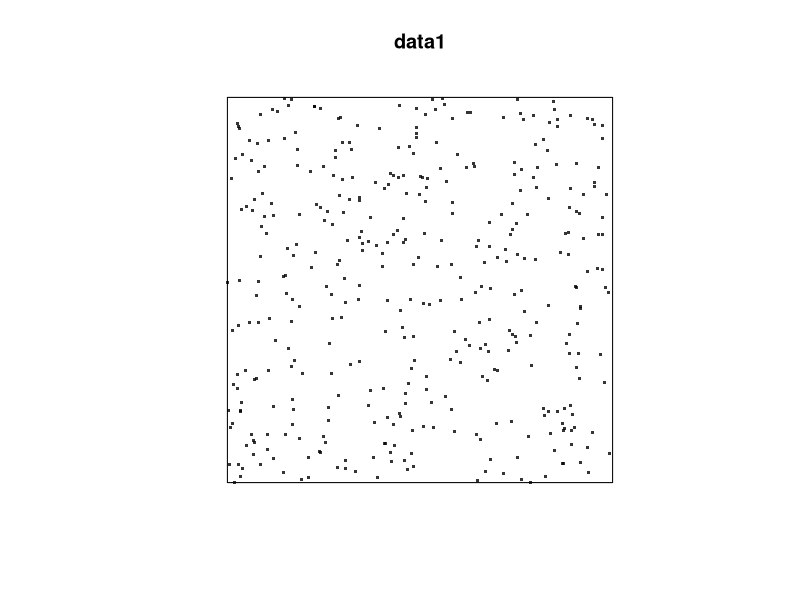
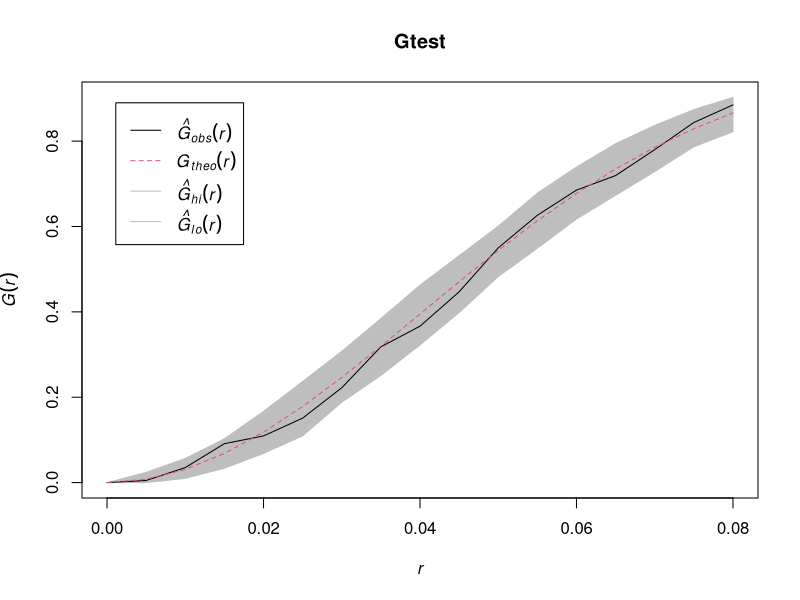
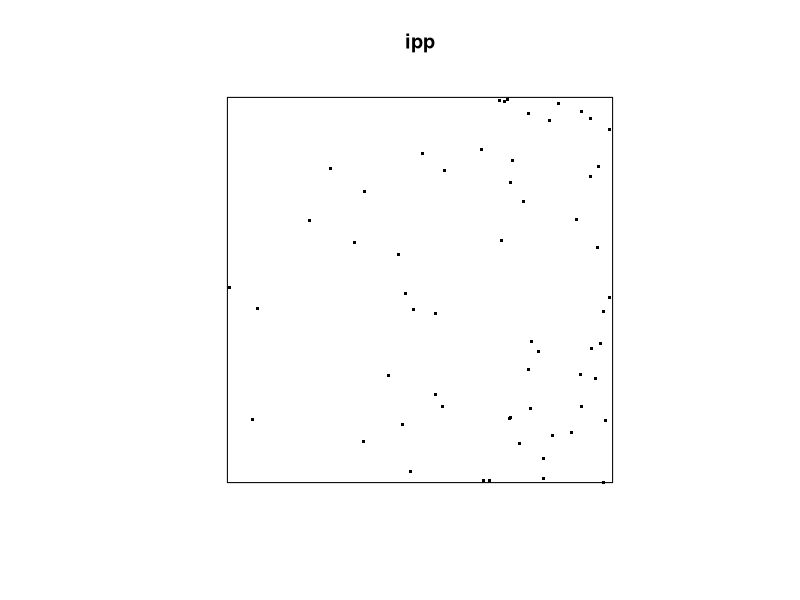
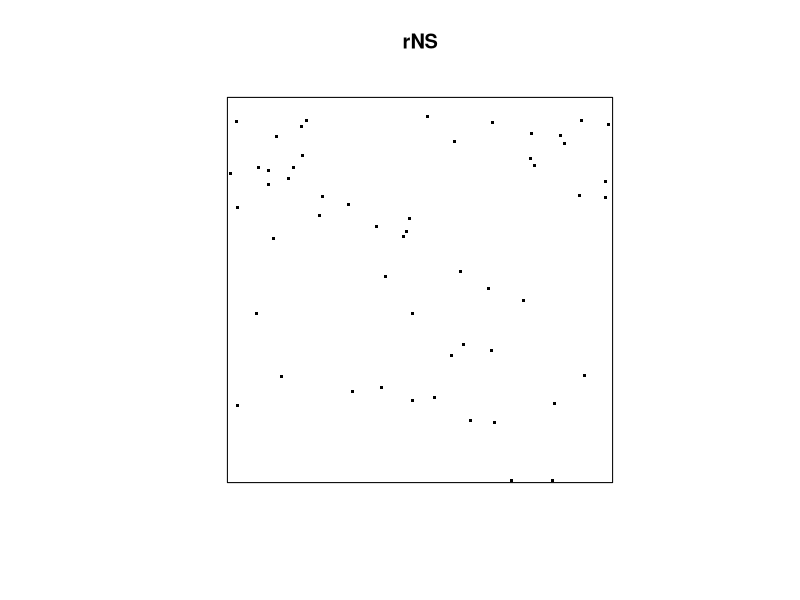
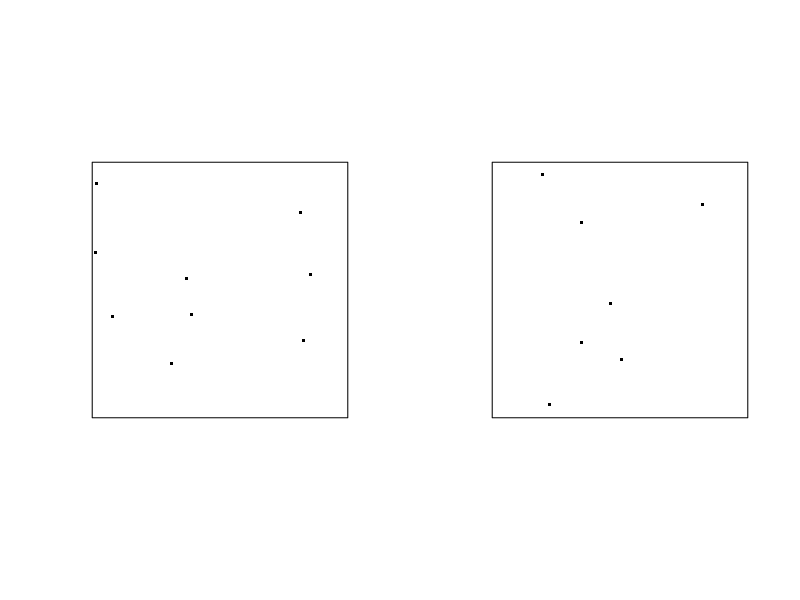

Recreate these plots in R, in order.
## ---- chunk 1
knitr::opts_chunk$set(echo = TRUE)
## ---- chunk 2
library(spatstat)
data1 = rpoispp(lambda=100, win=owin(c(0,2),c(0,2)))
plot(data1, pch=46, cex =3)                           
## ---- chunk 3
quadrat.test(data1, nx = 4, ny= 4, alternative = "two.sided", method = "Chisq")
## ---- chunk 4
r=seq(0,sqrt(2), by=0.005)
Gtest=envelope(data1,fun=Gest, r=r, nrank=5, nsim=200)
## ---- chunk 5
plot(Gtest)
## ---- chunk 6
# inhomogeneous Poisson process in unit square
# with intensity lambda(x,y) = min(10 * exp(3*x), 100), where $s = (x, y)^T$
lamb = function(x,y) { 10 * exp( 3 * x)}
ipp = rpoispp(lambda=lamb, lmax=100) 
plot(ipp, pch=46, cex =3)
## ---- chunk 7
nclust <- function(x0, y0, radius, n) {
          return(runifdisc(n, radius, centre=c(x0, y0)))
            }
rNS = rNeymanScott(kappa=10, expand=0.2, 
                   rcluster = nclust, radius=0.2, n=5)
plot(rNS, pch=46, cex =3)
## ---- chunk 8
matI = rMaternI(kappa = 10, r = 0.1)
matII = rMaternII(kappa = 10, r = 0.1)
par(mfrow=c(1,2))
plot(matI, main="", pch=46, cex =3)
plot(matII, main="", pch=46, cex =3)
